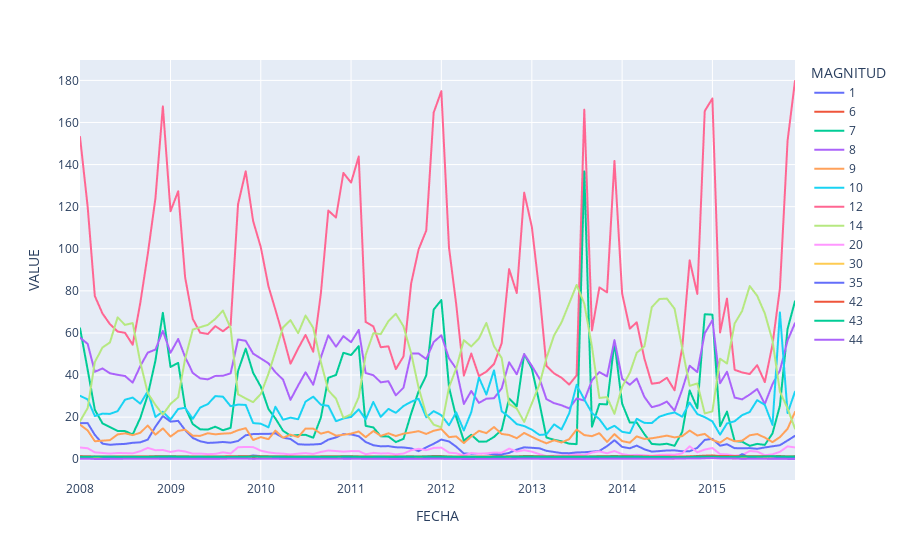

The cell this chart's notebook holds for it:
### Code cell
px.line(df_magnitud.reset_index(),x='FECHA',y='VALUE',color='MAGNITUD')
